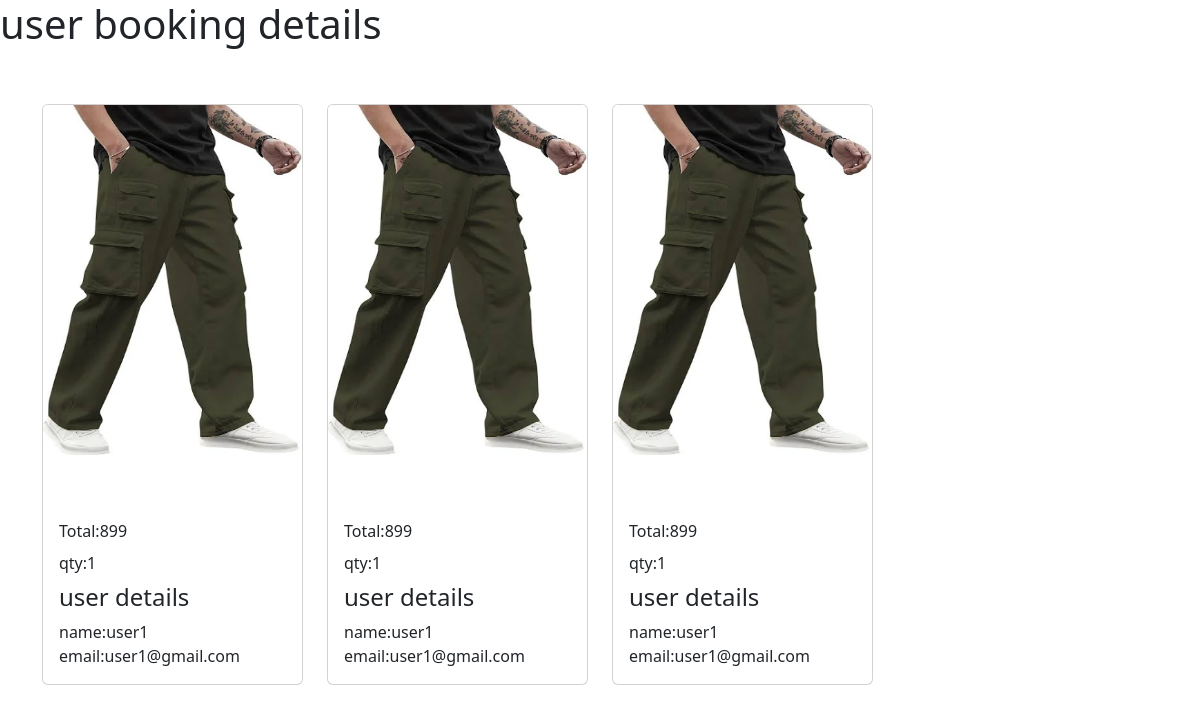
Before: /bk with the older database file.
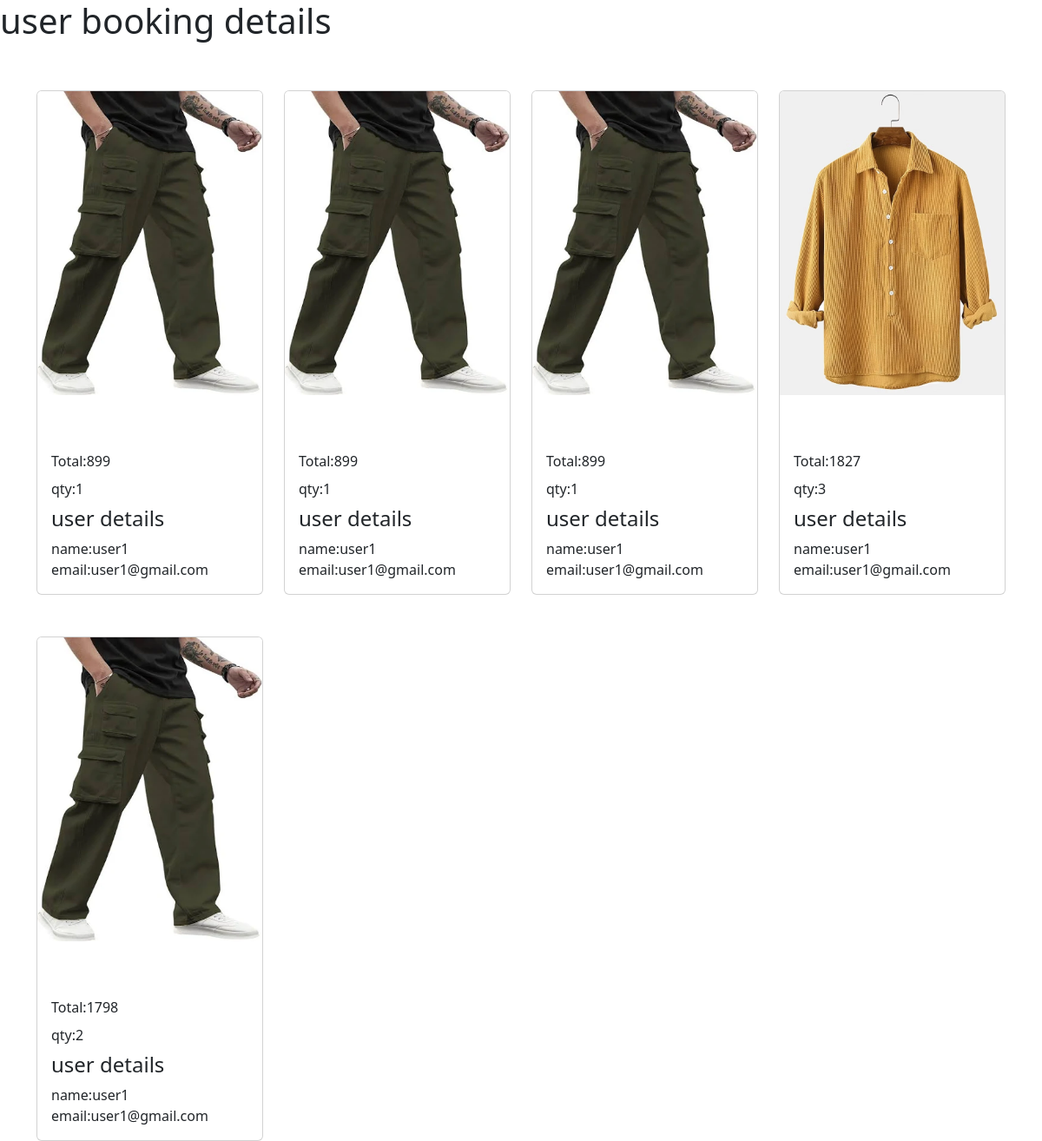
After: the same page with the newer database file.
### eapp/models.py (models this page shows)
class Buy(models.Model):
    pro=models.ForeignKey(Product,on_delete=models.CASCADE)
    user=models.ForeignKey(User,on_delete=models.CASCADE)
    qty=models.IntegerField()
    t_price=models.IntegerField()
    date=models.DateField(auto_now_add=True)

class Product(models.Model):
    pid=models.TextField()
    name=models.TextField()
    dis=models.TextField()
    price=models.IntegerField()
    offer_price=models.IntegerField()
    stock=models.IntegerField()
    img=models.FileField()

### eapp/views.py (the view)
# urls.py: path('bk',views.bookings),
def bookings(req):
    bookings=Buy.objects.all()
    return render(req,'shop/booking.html',{'bookings':bookings})

### templates/shop/booking.html (shortened to what this page needs)
<!DOCTYPE html>
<html lang="en">
<head>
    <link href="https://cdn.jsdelivr.net/npm/bootstrap@5.3.3/dist/css/bootstrap.min.css" rel="stylesheet">
</head>
<body>
    <h1>user booking details</h1>
    <div class="container">
        <div class="row">
            {%for i in bookings %}
            <div class="col-lg-3">
                <div class="card mt-5">
                    <img class="card-img-top" src="{{i.pro.img.url}}" alt="" height="350px">
                    <div class="card-body mt-5">
                        <p class="card-title">Total:{{i.t_price}}</p>
                        <p class="card-title">qty:{{i.qty}}</p>
                        <h4 class="card-title">user details </h4>
                        <p class="card-text">   name:{{i.user.first_name}} <br>
                            email:{{i.user.email}}</p>
                    </div>
                </div>
            </div>
            {% endfor %}
        </div>
    </div>
</body>
</html>

Changed rows visible on the page:
added Buy: pro.img (picture), t_price "1827", qty "3", user.first_name "user1", user.email "user1@gmail.com"
added Buy: pro.img (picture), t_price "1798", qty "2", user.first_name "user1", user.email "user1@gmail.com"
